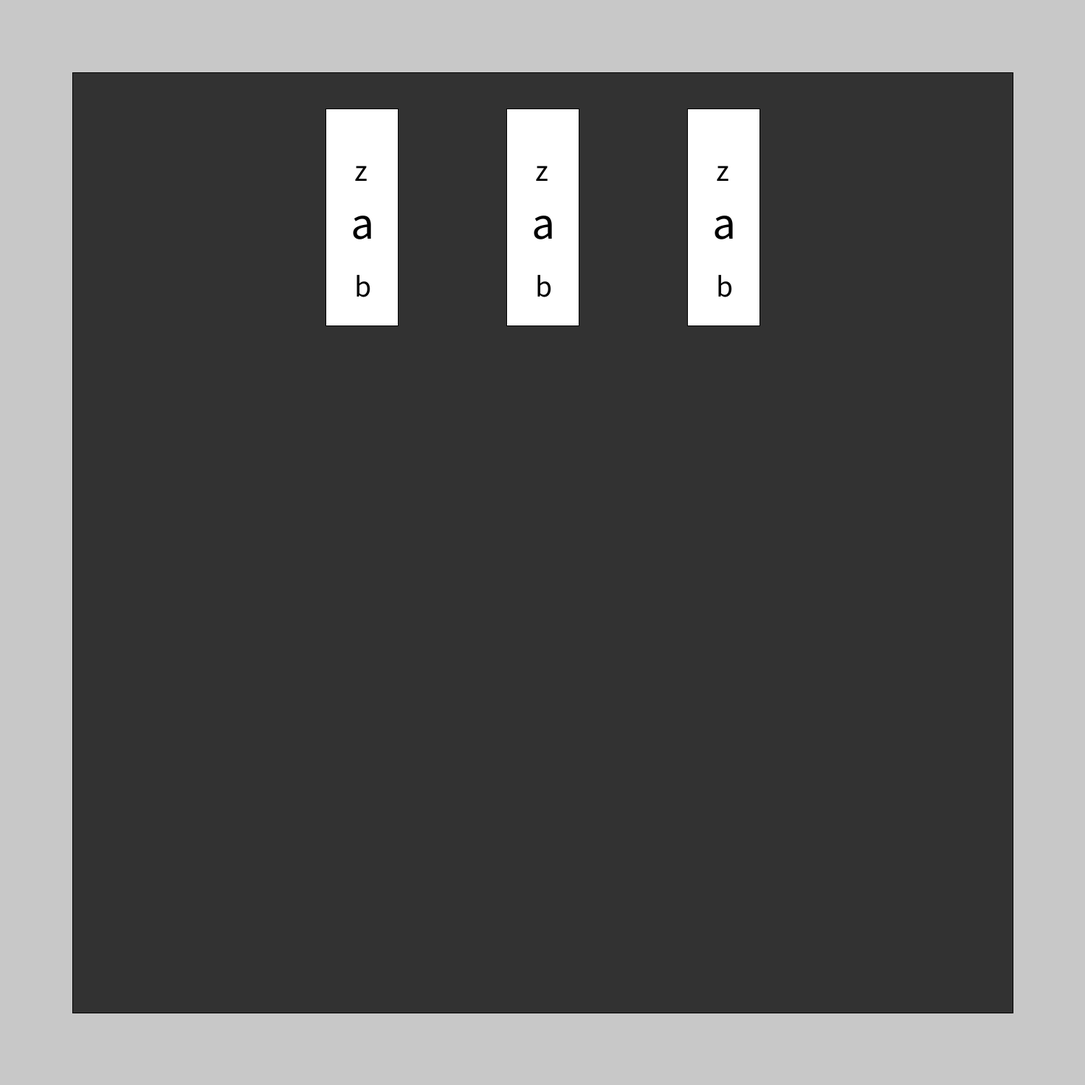
Frame 1 (no input)
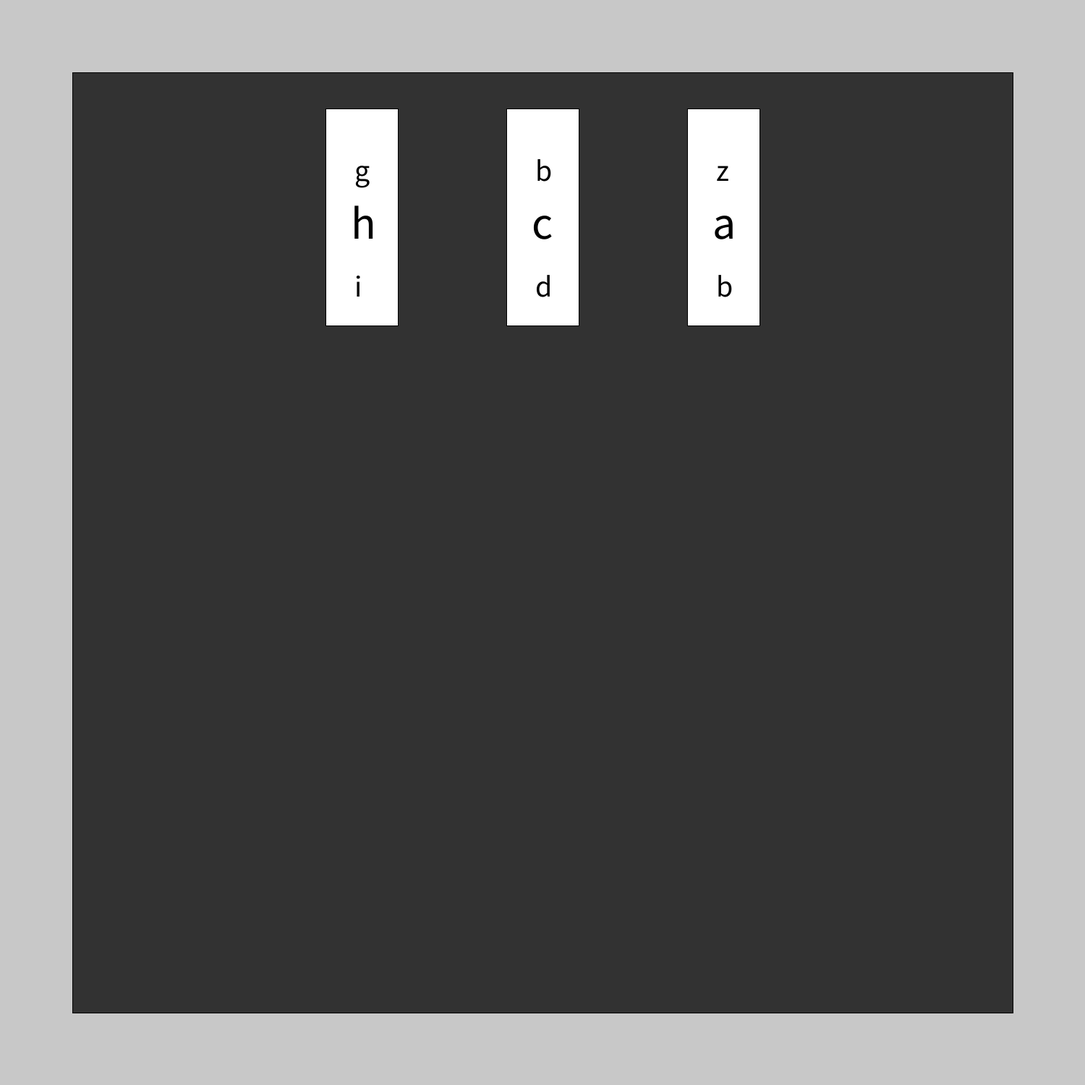
Frame 60 (the mouse pressed at the canvas centre just before this capture)
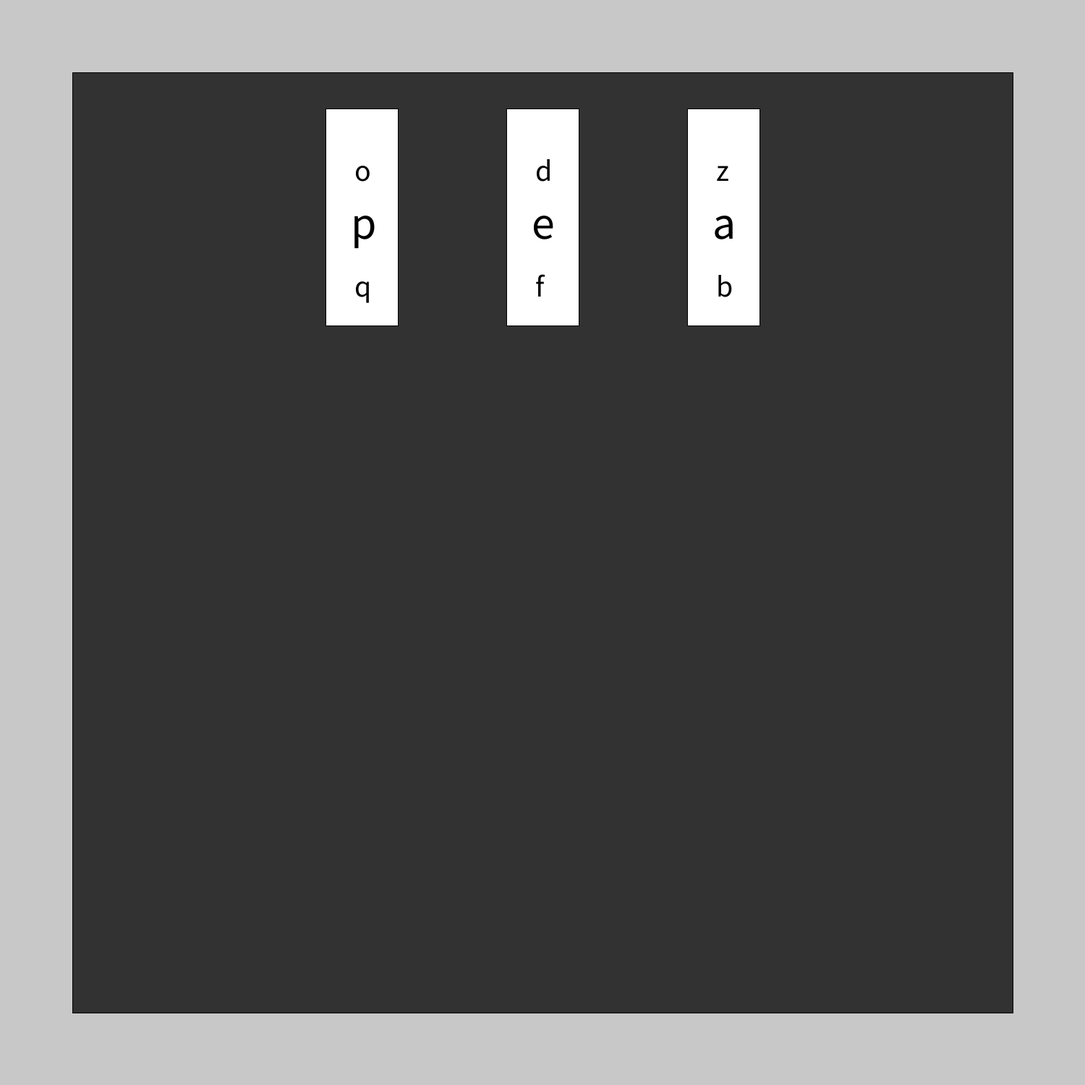
Frame 120 (the mouse held since frame 60 and released just before this capture)

The Processing sketch that drew these frames (run headless with seeded random() and noise(); from frame 60 on, the mouse is pressed at the canvas centre):

// Processing sketch: enigma
// ── enigma.pde



void setup(){
  
  size(1500, 1500);
  
}

String[] letters = {"a","b","c","d","e","f","g","h","i","j","k","l","m","n","o","p","q","r","s","t","u","v","w","x","y","z"};

int[] rotor_settings = {0, 0, 0};
int[] rotor_order = {0, 1, 2};

void get_next_letter(int rotor, String letter){
  
  // first rotor
  if(rotor == 0){
    

    
  }
  
  // second rotor
  if(rotor == 1){
    
    
  }
  
  // third rotor
  if(rotor == 2){
    
    
  }
  
  
}


void body(){
  
  fill(50);
  rect(100, 100, 1300, 1300);
  
  disp_rotors();
  
}





void draw(){
  background(200);
  body();
  
  println(all_rotors_together(0));
  
  //println((-6+26)%26);
  
}
// ── rotors.pde


String alphabet = "ABCDEFGHIJKLMNOPQRSTUVWXYZ";  // reference alphabet (right side of rotor is the alphabet in order)
String rotor0 = "EKMFLGDQVZNTOWYHXUSPAIBRCJ";    // wiring of first rotor
String rotor1 = "BDFHJLCPRTXVZNYEIWGAKMUSQO";    // wiring of 2nd rotor
String rotor2 = "AJDKSIRUXBLHWTMCQGZNPYFVOE";    // wiring of third rotor
String reflector = "YRUHQSLDPXNGOKMIEBFZCWVJAT"; // wiring of reflector

// states the letter (numerically) that each letter reflects to in the reflector
//int[] reflector = {24,17,20,7,16,18,11,3,15,23,13,6,14,10,12,8,4,1,5,25,2,22,21,9,0,19};


void set_rotors(){
  
  rotor0 = rotor0.substring(rotor_settings[0],26) + rotor0.substring(0, rotor_settings[0]);
  rotor1 = rotor1.substring(rotor_settings[1],26) + rotor1.substring(0, rotor_settings[1]);
  rotor2 = rotor2.substring(rotor_settings[2],26) + rotor2.substring(0, rotor_settings[2]);
  
}

int forward_rotors(int letter){
  
  //alphabet = alphabet.substring(

  letter = alphabet.indexOf(rotor0.substring(letter,letter+1)); // takes letter into left part of rotor, matches it up the the right part of the rotor

  letter = alphabet.indexOf(rotor1.substring(letter,letter+1)); // takes letter into left part of rotor, matches it up the the right part of the rotor

  letter = alphabet.indexOf(rotor2.substring(letter,letter+1)); // takes letter into left part of rotor, matches it up the the right part of the rotor
  
  return letter;
  
}


int through_reflector(int letter){
  
  letter = alphabet.indexOf(reflector.substring(letter,letter+1)); // gets the corresponding letter and finds its index its match
  return letter;
  
}

int backward_rotors(int letter){

  letter = rotor0.indexOf(alphabet.substring(letter,letter+1)); // gets the letter from the right part of the rotor and matche it up to the left part of the rotor
  
  letter = rotor1.indexOf(alphabet.substring(letter,letter+1)); // gets the letter from the right part of the rotor and matche it up to the left part of the rotor

  letter = rotor2.indexOf(alphabet.substring(letter,letter+1)); // gets the letter from the right part of the rotor and matche it up to the left part of the rotor

    
  
  return letter;
  
}

void turn_rotor(){
  
    // turn the rotor
  rotor_settings[0] = (rotor_settings[0]+1)%26;
  
  // if rotor 1 went from z to a, turn the 2nd rotor
  if(rotor_settings[0] == 0){
    rotor_settings[1] = (rotor_settings[1]+1)%26;
  }
  
  // if there's a triple kchunk, triple kchunk
   if(rotor_settings[0] == 0 && rotor_settings[1] == 0){
    rotor_settings[2] = (rotor_settings[2]+1)%26;
  }
  
}

///////////////// PUTS ALL ROTOR STUFF TOGETHER /////////////////
int all_rotors_together(int letter){
  
  
  set_rotors();
  
  // get the letter that pops out
  int result =  backward_rotors(through_reflector(forward_rotors(letter))); // go forward, through the reflector, and back out to get the result
  
  turn_rotor();
  
  return result;
  
}



///////////// FOR DISPLAYING THE ROTORS /////////////
int rotor_y = 330;

// display the rotors
void disp_rotors(){
  
  // display the rotors
  for (int i = 0; i < 3; i++){
    
    int x = i*250 + 450;
    
    fill(255);
    rect(x, 150, 100, 300);
    
    textSize(64);
    
    // main letter
    fill(0);
    text(letters[rotor_settings[i]], x + 35, rotor_y);
    
    // letters before and in front
    textSize(42);
    text(letters[(rotor_settings[i]+25)%26], x + 40, rotor_y - 80);
    
    text(letters[(rotor_settings[i]+1)%26], x + 40, rotor_y + 80);
    
  }
  
}
